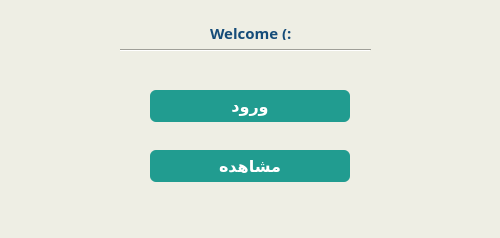
<?xml version="1.0" encoding="UTF-8"?>
<ui version="4.0">
 <class>MainWindow</class>
 <widget class="QMainWindow" name="MainWindow">
  <property name="geometry">
   <rect>
    <x>0</x>
    <y>0</y>
    <width>500</width>
    <height>238</height>
   </rect>
  </property>
  <property name="windowTitle">
   <string>MainWindow</string>
  </property>
  <property name="styleSheet">
   <string notr="true">background-color: 	rgb(245,255,250);
background-color: 	rgb(238,238,228);
</string>
  </property>
  <widget class="QWidget" name="centralwidget">
   <widget class="QLabel" name="label_4">
    <property name="geometry">
     <rect>
      <x>210</x>
      <y>20</y>
      <width>111</width>
      <height>25</height>
     </rect>
    </property>
    <property name="font">
     <font>
      <family>B Nazanin</family>
      <pointsize>11</pointsize>
      <italic>false</italic>
      <bold>true</bold>
     </font>
    </property>
    <property name="autoFillBackground">
     <bool>false</bool>
    </property>
    <property name="styleSheet">
     <string notr="true">QLabel {
    color: rgb(21, 76, 121);
    text-align: center;
}</string>
    </property>
    <property name="text">
     <string>Welcome (:</string>
    </property>
   </widget>
   <widget class="QPushButton" name="LoginpageButton">
    <property name="geometry">
     <rect>
      <x>150</x>
      <y>150</y>
      <width>200</width>
      <height>32</height>
     </rect>
    </property>
    <property name="font">
     <font>
      <family>B Nazanin</family>
      <pointsize>12</pointsize>
      <bold>true</bold>
     </font>
    </property>
    <property name="styleSheet">
     <string notr="true">background-color: #219C90;
color: rgb(255, 255, 255);
border-radius:6px;



</string>
    </property>
    <property name="text">
     <string>مشاهده</string>
    </property>
   </widget>
   <widget class="Line" name="line">
    <property name="geometry">
     <rect>
      <x>120</x>
      <y>40</y>
      <width>251</width>
      <height>20</height>
     </rect>
    </property>
    <property name="orientation">
     <enum>Qt::Horizontal</enum>
    </property>
   </widget>
   <widget class="QPushButton" name="LoginpageButton_2">
    <property name="geometry">
     <rect>
      <x>150</x>
      <y>90</y>
      <width>200</width>
      <height>32</height>
     </rect>
    </property>
    <property name="font">
     <font>
      <family>B Nazanin</family>
      <pointsize>12</pointsize>
      <bold>true</bold>
     </font>
    </property>
    <property name="styleSheet">
     <string notr="true">background-color: #219C90;
color: rgb(255, 255, 255);
border-radius:6px;



</string>
    </property>
    <property name="text">
     <string>ورود</string>
    </property>
   </widget>
  </widget>
 </widget>
 <resources/>
 <connections/>
</ui>
